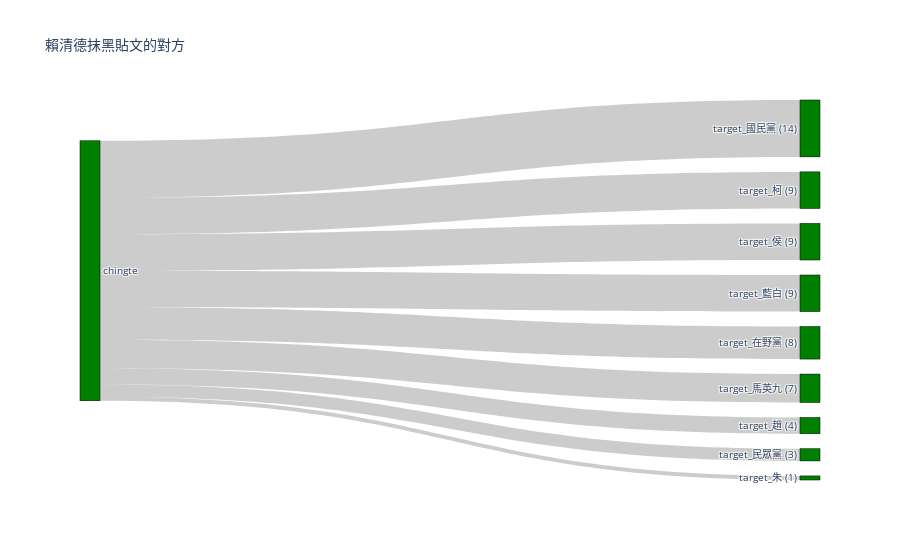

Source (notebook cell):
### Code cell
import pandas as pd
import plotly.graph_objects as go

# Filter the DataFrame for the user 'chingte'
df_houyuih = main_df_no_live[main_df_no_live['User Name'] == 'chingte']

# Select columns that have 'target_' as a prefix
target_columns = [col for col in df_houyuih.columns if col.startswith('target_')]

# Calculate the cumulative values for each 'target_' column
cumulative_values = df_houyuih[target_columns].sum().tolist()

# Create labels with cumulative values
labels_with_values = [f"{col} ({val})" for col, val in zip(target_columns, cumulative_values)]

# Create the Sankey chart
fig = go.Figure(data=[go.Sankey(
    node = dict(
      pad = 15,
      thickness = 20,
      line = dict(color = "black", width = 0.5),
      label = ['chingte'] + labels_with_values,  # Include 'houyuih' in the labels
      color = "green"
    ),
    link = dict(
      source = [0]*len(target_columns),  # All links start from the first node ('houyuih')
      target = list(range(1, len(target_columns) + 1)),  # Links end at each 'target_' node
      value = cumulative_values
    )
)])

fig.update_layout(title_text="賴清德抹黑貼文的對方", font_size=10)
fig.show()

### Figure 1 — Plotly figure (JSON) as saved in the notebook; plotly's stock layout.template omitted (floating-point values rounded to 4 significant figures)
{"data": [{"link": {"source": [0, 0, 0, 0, 0, 0, 0, 0, 0, 0, 0, 0, 0, 0, 0, 0], "target": [1, 2, 3, 4, 5, 6, 7, 8, 9, 10, 11, 12, 13, 14, 15, 16], "value": [9, 0, 0, 4, 1, 0, 0, 14, 7, 0, 0, 0, 9, 8, 9, 3]}, "node": {"color": "green", "label": ["chingte", "target_柯 (9)", "target_蕭 (0)", "target_蔡 (0)", "target_趙 (4)", "target_朱 (1)", "target_賴 (0)", "target_藍綠 (0)", "target_國民黨 (14)", "target_馬英九 (7)", "target_民進黨 (0)", "target_綠營 (0)", "target_藍白合 (0)", "target_侯 (9)", "target_在野黨 (8)", "target_藍白 (9)", "target_民眾黨 (3)"], "line": {"color": "black", "width": 0.5}, "pad": 15, "thickness": 20}, "type": "sankey"}], "layout": {"font": {"size": 10}, "title": {"text": "賴清德抹黑貼文的對方"}}}
